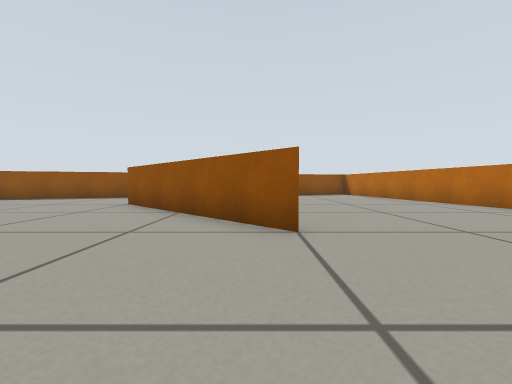
view 1 (above)

13 first-person views from a walk through a Gazebo world. The camera is 0.29 m above the floor, tilts 2° down and sees 90° across. The floor is counted in squares, 0.5 m on a side. Each view is taken from the middle of a square. On the plan, view 1 faces up. The plan holds only what a view shows up to about 9 squares ahead; the rest is blank.

view 2
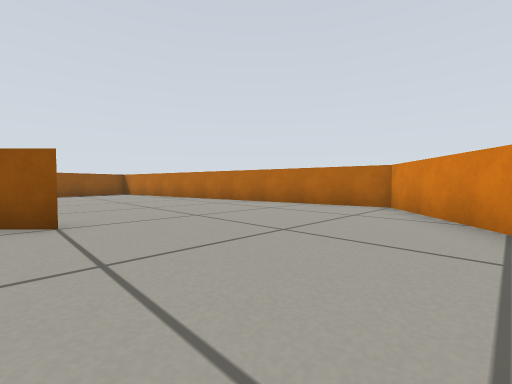

view 3
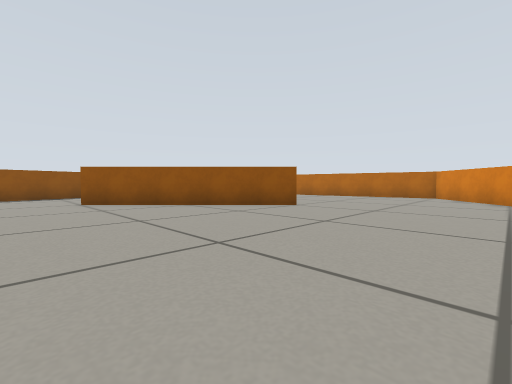

view 4
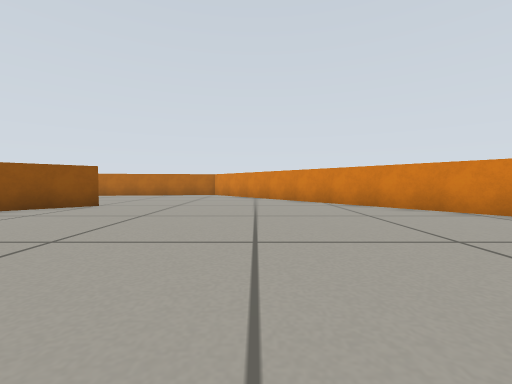

view 5
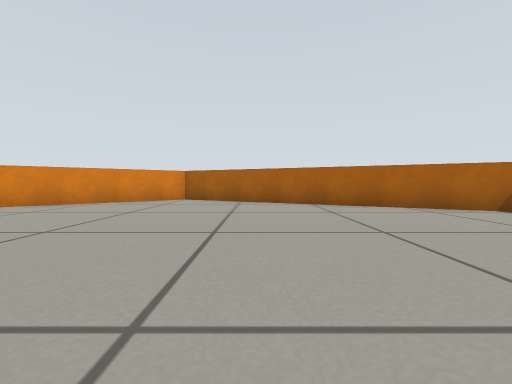

view 6
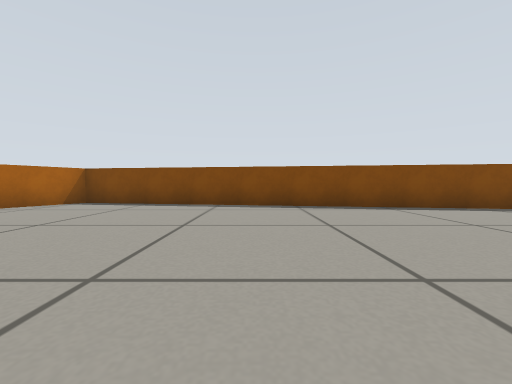

view 7
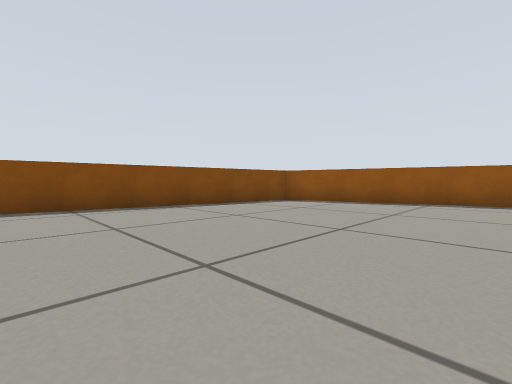

view 8
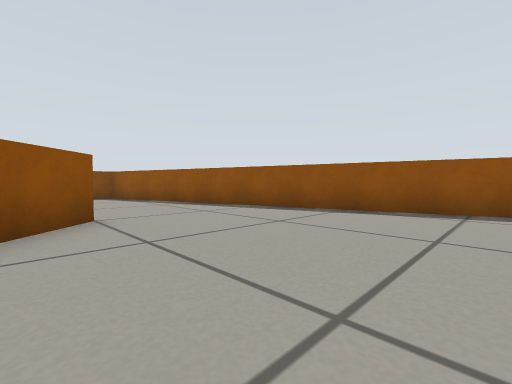

view 9
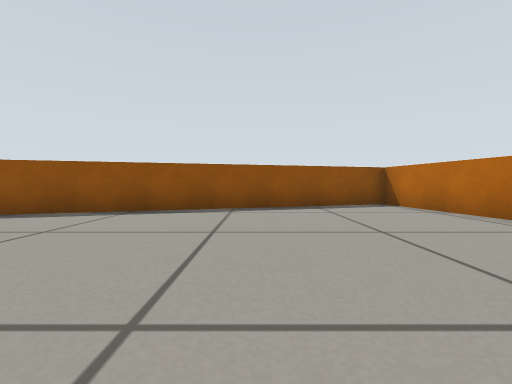

view 10
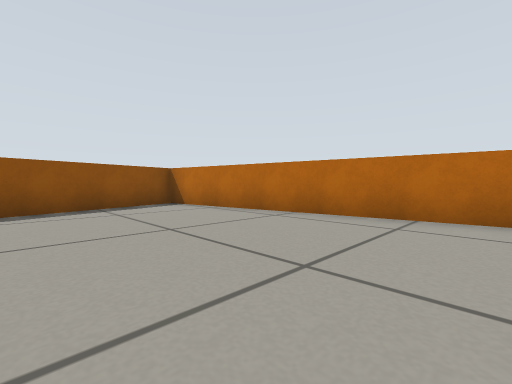

view 11
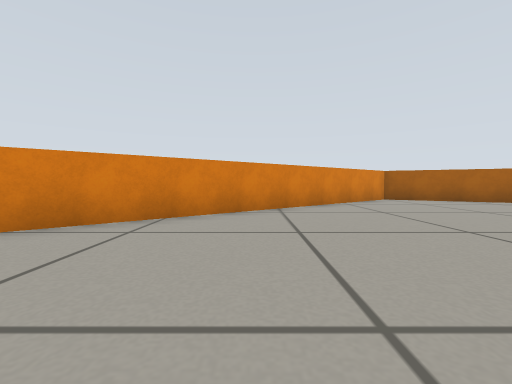

view 12
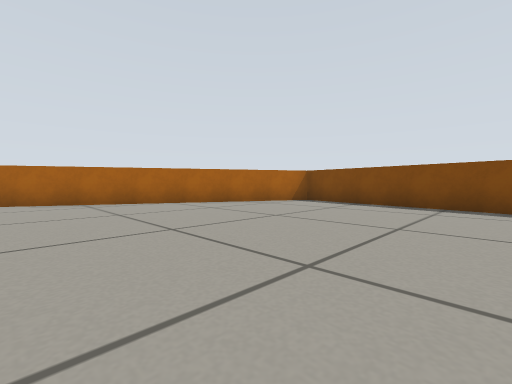

view 13
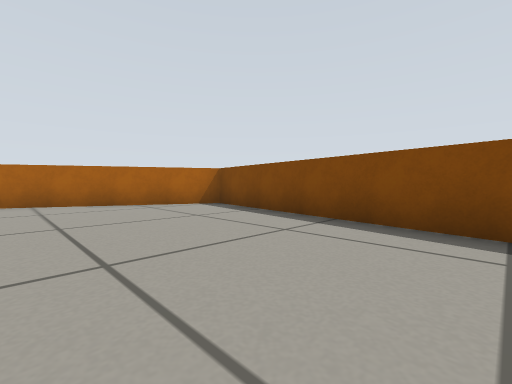

### Floor plan
Points are (right, up) in squares from view 1. A wall is a line through its corners. A room is listed if a view was taken in it or the views show most of it. See-through windows are left out.
Room 1 (views 1, 2, 3, 4, 5, 6, 7, 8, 9, 10, 11, 12, 13)
walls: (0.6, 2.9) (-3.6, 7.1) (-2.4, 5.9); (6.5, 1) (4.5, 13) (-9.5, 9) (-11.5, -3) (-3.5, -7) (6.5, 1)

Where each view was taken, in squares from view 1:
view 1: 0 up, 0 right, facing up
view 2: 1 down, 0 right, facing up-right
view 3: 1 down, 5 left, facing up-right
view 4: 1 down, 6 left, facing right
view 5: 2 up, 6 left, facing down
view 6: 2 up, 4 left, facing left
view 7: 2 up, 4 left, facing up-left
view 8: 6 up, 1 right, facing up-left
view 9: 6 up, 1 right, facing up
view 10: 6 up, 1 right, facing up-right
view 11: 2 up, 1 right, facing down
view 12: 2 up, 4 left, facing down-left
view 13: 3 up, 7 left, facing down-left
